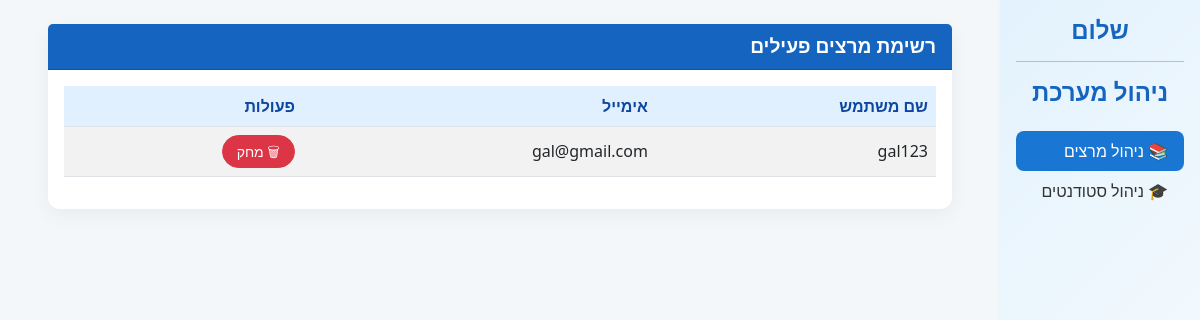
Before: /admin_page_lecturers_section/ with the older database file.
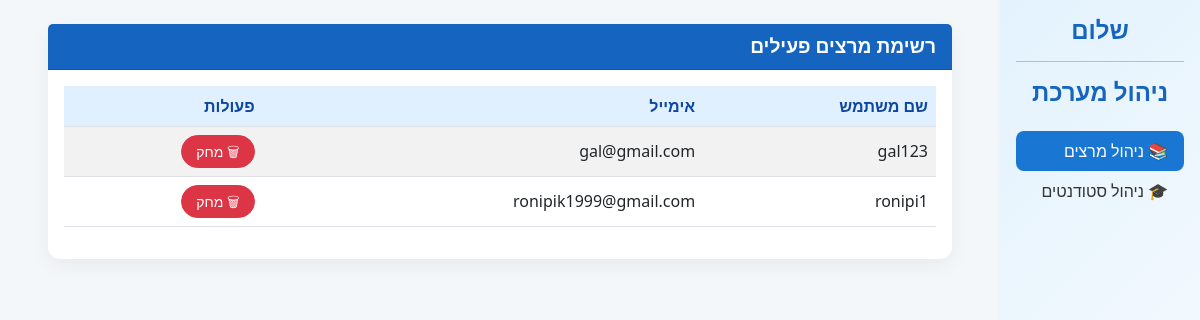
After: the same page with the newer database file.
### App_SetUp/models.py (models this page shows)
class User(AbstractUser):
    is_admin = models.BooleanField('Is admin', default=False)
    is_student = models.BooleanField('Is student', default=False)
    is_lecturer = models.BooleanField('Is lecturer', default=False)

### App_SetUp/views.py (the view)
# urls.py: path('admin_page_lecturers_section/', views.manage_lecturers, name='manage_lecturers'),
def manage_lecturers(request):
    active_lecturers = User.objects.filter(is_lecturer=True, is_active=True)
    context = {
        "active_lecturers": active_lecturers
    }
    return render(request, "AdminPages/admin_page_lecturers_section.html", context)

### App_SetUp/templates/AdminPages/admin_page_lecturers_section.html (shortened to what this page needs)
<!DOCTYPE html>
<html lang="he" dir="rtl">
<head>
  <link href="https://cdn.jsdelivr.net/npm/bootstrap@5.3.0/dist/css/bootstrap.rtl.min.css" rel="stylesheet">
</head>
<body>
<div class="container-fluid">
  <div class="row">
    <nav class="col-md-2 d-none d-md-block sidebar p-3">
      <div class="text-center">
        <h4>שלום {{ request.user.username }}</h4>
        <hr>
        <h4>ניהול מערכת</h4>
      </div>
      <ul class="nav flex-column mt-4">
        <li class="nav-item"><a class="nav-link active" href="{% url 'manage_lecturers' %}">📚 ניהול מרצים</a></li>
        <li class="nav-item"><a class="nav-link" href="{% url 'manage_students' %}">🎓 ניהול סטודנטים</a></li>
      </ul>
    </nav>
    <main class="col-md-10 ms-sm-auto px-md-5 py-4">
      <div class="card">
        <div class="card-header">רשימת מרצים פעילים</div>
        <div class="card-body">
          <table class="table table-striped align-middle">
            <thead>
              <tr>
                <th>שם משתמש</th>
                <th>אימייל</th>
                <th>פעולות</th>
              </tr>
            </thead>
            <tbody>
              {% for lecturer in active_lecturers %}
              <tr>
                <td>{{ lecturer.username }}</td>
                <td>{{ lecturer.email }}</td>
                <td>
                  <form method="post" action="{% url 'delete_lecturer' %}" onsubmit="return confirmDeletion()" class="d-inline">
                    <button type="submit" class="btn btn-danger btn-sm">🗑 מחק</button>
                  </form>
                </td>
              </tr>
              {% empty %}
              <tr><td colspan="3" class="text-center empty-message">אין מרצים רשומים.</td></tr>
              {% endfor %}
            </tbody>
          </table>
        </div>
      </div>
    </main>
  </div>
</div>
</body>
</html>

Changed rows visible on the page:
added User: username "ronipi1", email "ronipik1999@gmail.com"
